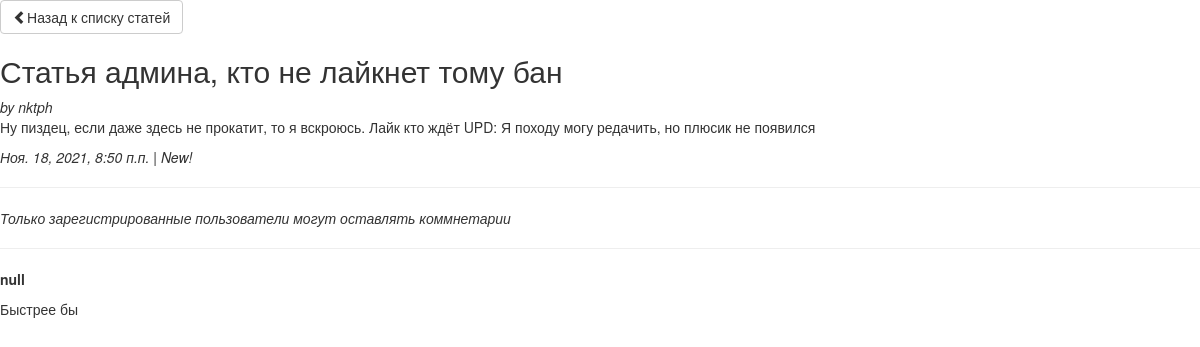
The page /articles/5/ on the database its author committed.
### articles/models.py (models this page shows, shortened)
class Article(models.Model):
    author_name = models.CharField('Имя автора', max_length = 50)
    article_title = models.CharField('Название статьи', max_length = 200)
    article_text = HTMLField('Текст статьи')
    pub_date = models.DateTimeField('Дата публикации')
    def was_published_recently(self):
        return self.pub_date >= (timezone.now() - datetime.timedelta(days=7))
    class Meta:
        verbose_name = "Статья"
        verbose_name_plural = "Статьи"

class Comment(models.Model):
    article = models.ForeignKey(Article, on_delete=models.CASCADE)
    author_name = models.CharField('Имя автора', max_length = 50)
    comment_text = models.CharField('Текст комментария', max_length = 300)
    class Meta:
        verbose_name = "Комментарий"
        verbose_name_plural = "Комментарии"

### articles/views.py (the view)
# urls.py: path('<int:article_id>/', views.detail, name = "detail"),
def detail(request, article_id):
    try:
        a = Article.objects.get(id = article_id)
    except:
        raise Http404("Статья не найдена!")
    latest_comment_list = a.comment_set.order_by('-id')
    return render(request, 'articles/detail.html', {'article': a, 'latest_comment_list': latest_comment_list})

### templates/articles/detail.html (shortened to what this page needs)
{% extends 'base.html' %}
{% load static %}
{% load ratings %}
{% block content %}
        <a class="btn btn-default" href="{% url 'articles:index' %}" class="top-menu"><span class="glyphicon glyphicon-chevron-left"></span>Назад к списку статей</a><br>
    <h2>{{ article.article_title }}</h2>
    <em>by {{ article.author_name }}</em>
    <p>{{ article.article_text|safe }}</p>
    <em>{{ article.pub_date }}</em>
    {% if article.was_published_recently %}
        <em>| New!</em>
    {% endif %}
    <hr>
    {% if user.is_authenticated %}
        <form action="{% url 'articles:leave_comment' article.id %}" method="post">
        {% csrf_token %}
        <textarea name="text" required="" placeholder="Ваш комментарий" cols="30" rows="10"></textarea><br>
        <button type="submit">Оставить комментарий</button>
        </form>
    {% else %}
        <em>Только зарегистрированные пользователи могут оставлять коммнетарии</em>
    {% endif %}
    <hr>
    {% if latest_comment_list %}
        {% for c in latest_comment_list %}
        <p>
            <strong>{{ c.author_name }}</strong>
            <p>{{ c.comment_text }}</p>
        </p>
        {% endfor %}
    {% else %}
        К данной статье нет комментариев.
    {% endif %}
{% endblock %}

### rows shown on the page
Article: article_title "Статья админа, кто не лайкнет тому бан", author_name "nktph", article_text "Ну пиздец, если даже здесь не прокатит, то я вскроюсь. Лайк кто ждёт UPD: Я походу могу редачить, но плюсик не появился", pub_date "Ноя. 18, 2021, 8:50 п.п."
Comment: author_name "null", comment_text "Быстрее бы"
